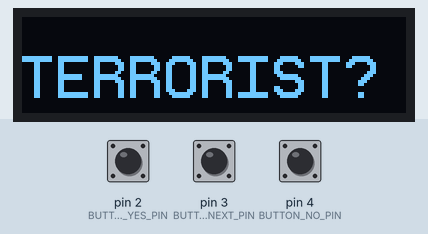
Simulated run of this sketch. Board: Arduino Uno, built with avr-gcc and run on an emulated ATmega328P. On the bench: 128×32 one-colour display. Inputs (shaded band) come from the test bench; at power-on: pin 3 (BUTTON_NEXT_PIN) HIGH, pin 2 (BUTTON_YES_PIN) HIGH, pin 4 (BUTTON_NO_PIN) HIGH. What the sketch prints to the serial monitor is not drawn.

Above: at 1.2 s.
1.3 s: pin 3 (BUTTON_NEXT_PIN) pulled LOW for 3.2 s
At 4.9 s:
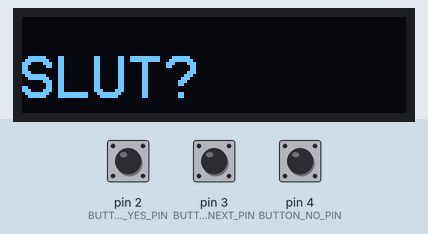
6.0 s: pin 2 (BUTTON_YES_PIN) pulled LOW for 3.2 s
At 7.2 s:
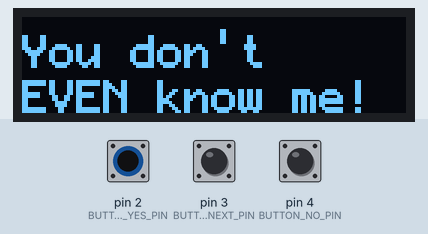
11.8 s: pin 4 (BUTTON_NO_PIN) pulled LOW for 0.15 s
At 12.2 s:
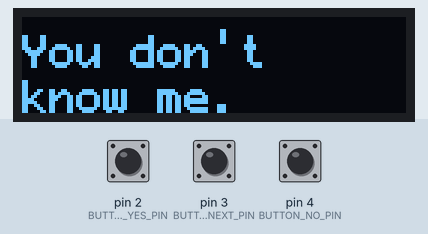
14.9 s: pin 3 (BUTTON_NEXT_PIN) pulled LOW for 0.15 s
At 15.4 s:
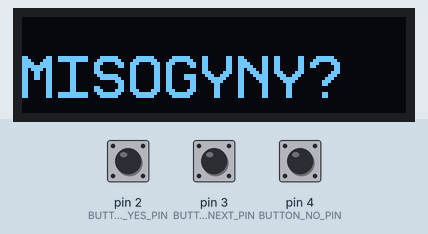
16.5 s: pin 3 (BUTTON_NEXT_PIN) pulled LOW for 1 s
At 18.5 s:
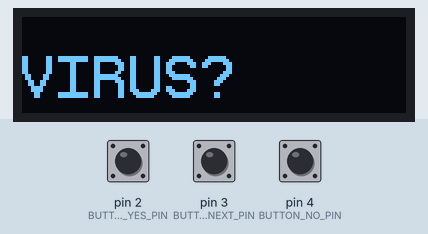
19.0 s: pin 2 (BUTTON_YES_PIN) pulled LOW for 0.15 s
At 19.7 s:
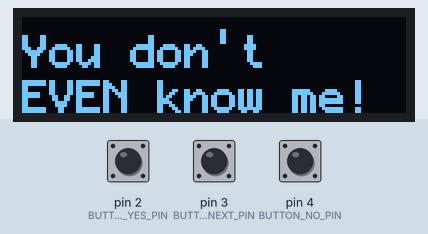
Timing chart, 0 to 22.0 s (numbered marks = the images above; inputs shaded):
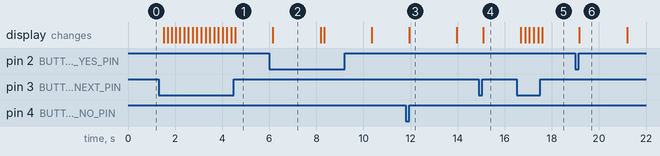

The sketch:

do_i_look_like_a.ino
```cpp
#include <U8g2lib.h>
#include <Wire.h>

#define BUTTON_YES_PIN    2
#define BUTTON_NO_PIN     4
#define BUTTON_NEXT_PIN   3

#define OLED_RESET 5
U8G2_SSD1306_128X32_UNIVISION_F_HW_I2C u8g2(U8G2_R0, OLED_RESET);

const char* textList[] = {"TERRORIST", "VIRUS", "BOY", "GIRL", "SHE", "HE", "THEY", "RACIST", "GHOST", "INFERIOR", "OUTSIDER", "PEST", "NOBODY", "TRASH", "DRUNK", "ADDICT", "CRIMINAL", "MURDER",
"SLUT", "MISOGYNY", "COWARD", "ROBOT", "ALIEN", "CYBORG"};
const int textListSize = 24;
int currentTextIndex = 0;

void setup() {
  pinMode(BUTTON_YES_PIN, INPUT_PULLUP);
  pinMode(BUTTON_NO_PIN, INPUT_PULLUP);
  pinMode(BUTTON_NEXT_PIN, INPUT_PULLUP);

  u8g2.begin();
  Serial.begin(9600);  // Initialize serial communication
}

void loop() {
  handleButtons();
  displayText();
}

void handleButtons() {
  if (digitalRead(BUTTON_YES_PIN) == LOW) {
    Serial.println("YES Button Pressed");
    // Add your Yes button logic here
    u8g2.clearBuffer();
    u8g2.setFont(u8g2_font_profont17_tf);
    delay(100);
    u8g2.setCursor(0, 17);
    u8g2.print("You don't");
    u8g2.setCursor(0, 32);
    u8g2.print("EVEN know me!");
    u8g2.sendBuffer();
    delay(2000);  // Display for 2 seconds
  }

  if (digitalRead(BUTTON_NO_PIN) == LOW) {
    Serial.println("NO Button Pressed");
    // Add your Yes button logic here
    u8g2.clearBuffer();
    u8g2.setFont(u8g2_font_profont17_tf);
    delay(100);
    u8g2.setCursor(0, 17);
    u8g2.print("You don't");
    u8g2.setCursor(0, 32);
    u8g2.print("know me.");
    u8g2.sendBuffer();
    delay(2000);  // Display for 2 seconds
  }

  if (digitalRead(BUTTON_NEXT_PIN) == LOW) {
    Serial.println("NEXT Button Pressed");
    // Add your Next button logic here
    currentTextIndex = (currentTextIndex + 1) % textListSize;  // Move to the next text
    delay(150);  // Debounce delay
  }
}

void displayText() {
  u8g2.clearBuffer();
  u8g2.setFont(u8g2_font_profont22_tf);
  u8g2.setCursor(0, 27);
  u8g2.print(textList[currentTextIndex]);
  u8g2.print("?");
  u8g2.sendBuffer();
}
```

Measured:
- after the input at 1.3 s, the display: first changes after 0.21 s (image 1 shows a later state)
- after the input at 6.0 s, the display: changes after 0.16 s (image 2)
- after the input at 11.8 s, the display: changes after 0.14 s (image 3)
- after the input at 14.9 s, the display: changes after 0.20 s (image 4)
- after the input at 16.5 s, the display: first changes after 0.19 s (image 5 shows a later state)
- after the input at 19.0 s, the display: changes after 0.17 s (image 6)
- what the display in image 2 shows lasts 2.0 s, from 6.2 s to 8.2 s
